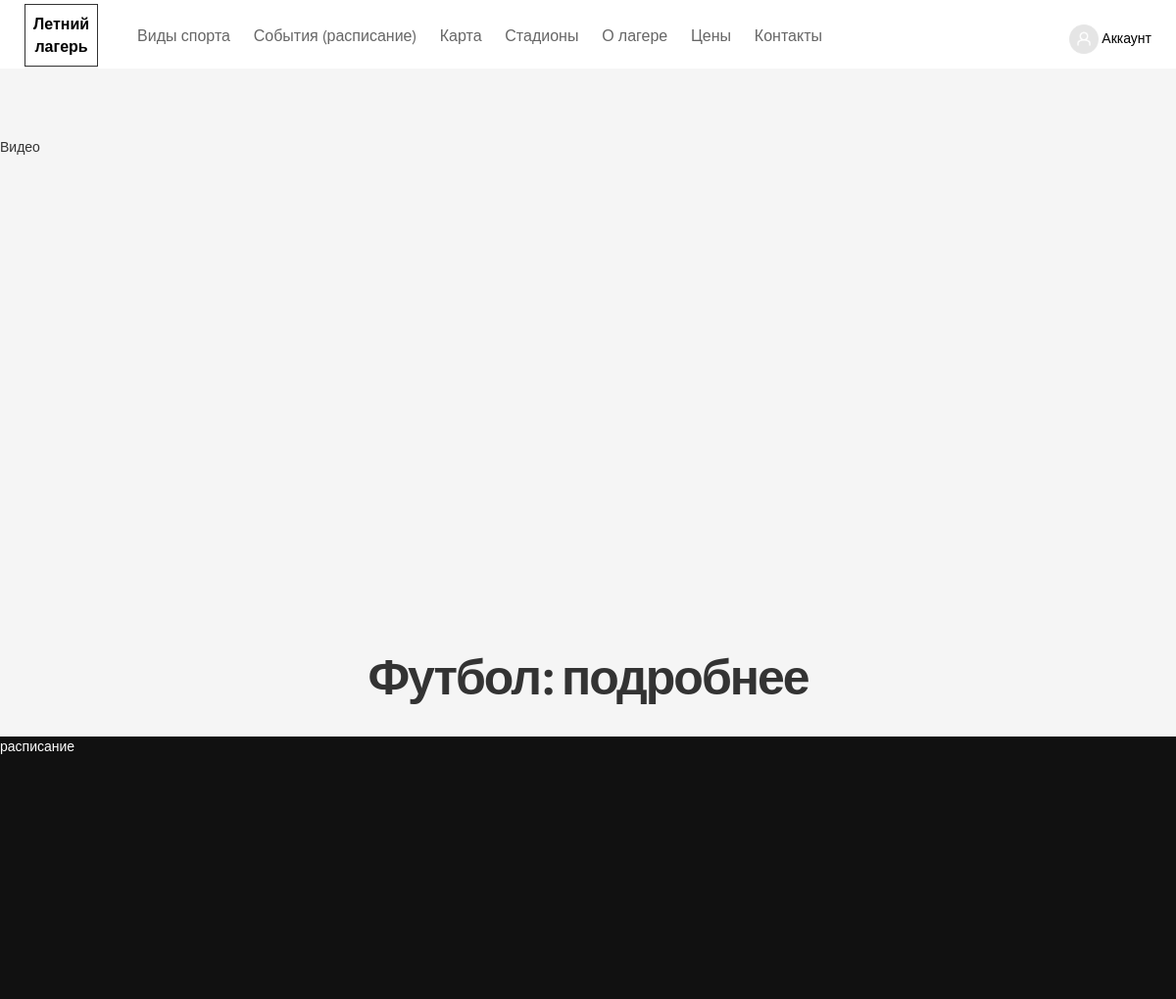
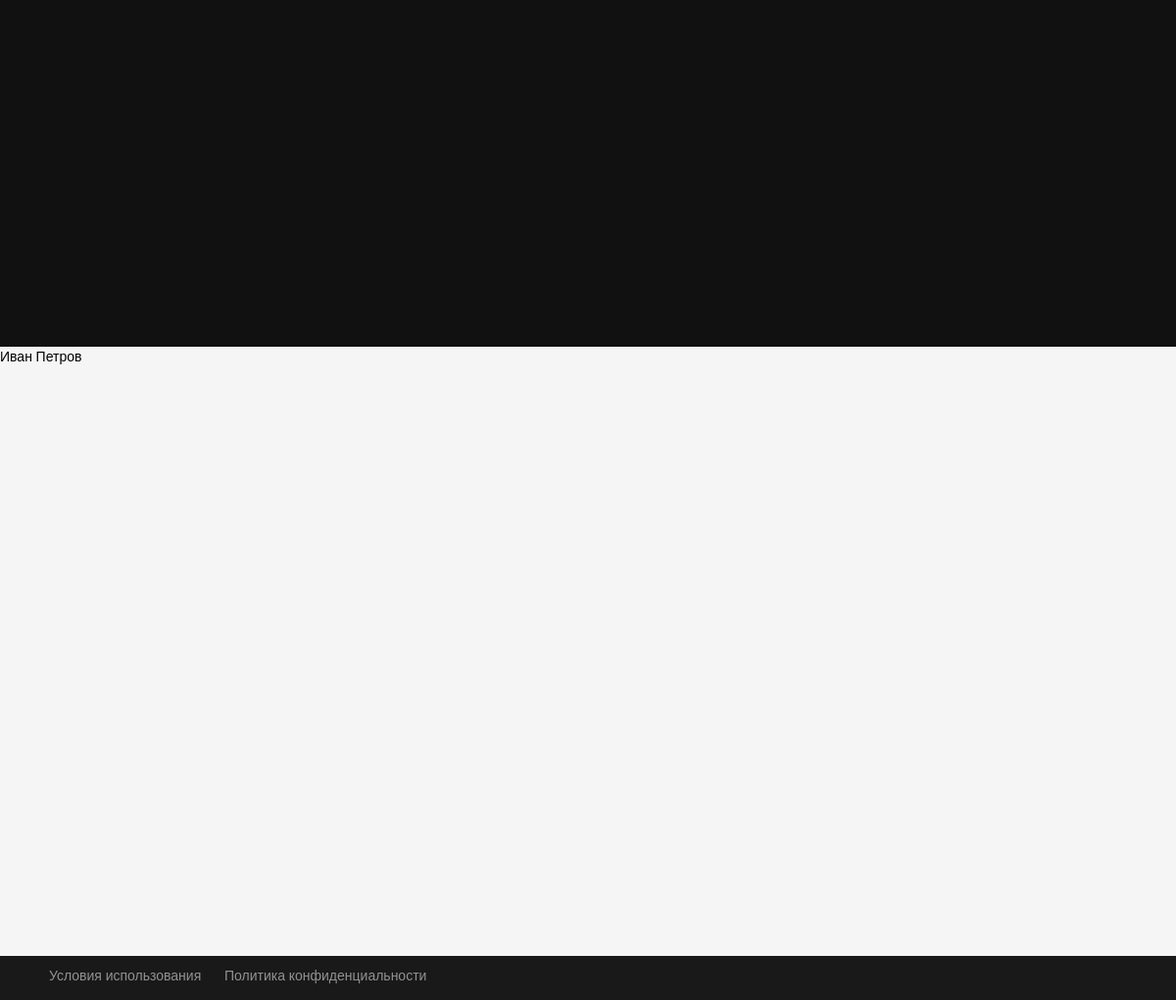
Screenshot of /more/1/ with the database file from the repository (2 pictures, top to bottom).
### main/models.py (models this page shows, shortened)
class More(models.Model):
    sport = models.ForeignKey(Sport, on_delete=models.SET_NULL, null=True)
    name = models.CharField(max_length=250)
    video = models.TextField(verbose_name='Видео', default='', blank=True)
    description = models.TextField(verbose_name='Расписание', default='', blank=True)
    sort = models.DecimalField(max_digits=5, decimal_places=0, blank=True, null=True)
    class Meta:
        verbose_name='Подробнее'
        verbose_name_plural='Подробнее'
        ordering=['id']

class Trainers(models.Model):
    sport = models.ForeignKey(Sport, on_delete=models.SET_NULL, null=True)
    more = models.ForeignKey(More, on_delete=models.SET_NULL, null=True)
    name = models.CharField(max_length=250)
    image = models.ImageField('Изображение', upload_to='main/images', default='', blank=True, null=True)
    sort = models.DecimalField(max_digits=5, decimal_places=0, blank=True, null=True)
    class Meta:
        verbose_name='Тренер'
        verbose_name_plural='Тренеры'
        ordering=['id']

### main/views.py (the view)
# urls.py: path('more/<str:more_id>/', views.more, name='more'),
def more(request, more_id):
    more_info = get_object_or_404(More, id=more_id)
    trainers = Trainers.objects.order_by('sort').all()
    return render(request, 'more.html', {'page_title': 'Подробнее', 'more': more_info, 'trainers': trainers})

### templates/more.html (shortened to what this page needs)
{% extends 'base.html' %}
{% block page %}
    <div class="detail-page">
        <div class="stadium-detail__top-img">
            {{ more.video }}
        </div>
        <div class="container">
            <div class="stadium-detail__title">
                {{ more.name }}
            </div>
        </div>
        <div class="sport-detail__section sport-detail__section--gray" >
           {{ more.description }}
        </div>
        <div class="sport-detail__section" >
            <div class="trainers-slider">
                {% for trainer in trainers %}
                    {% if trainer.more.id == more.id %}
                        <div class="trainer-slide" style="background-image: url({{ trainer.image.url }})">
                            <div>{{ trainer.name }}</div>
                        </div>
                    {% endif %}
                {% endfor %}
            </div>
        </div>
    </div>
{% endblock %}

### static/css/main.css (style rules this page uses)
* { box-sizing: border-box; outline: none !important; }
body { min-height: 100vh; position: relative; font-family: 'PT Sans', sans-serif; }
.detail-page { background: #F5F5F5; min-height: 100vh; padding-top: 140px; padding-bottom: 45px; }
.sport-detail__section { height: calc(100vh - 178px); background: #111; color: #FFF; }
.sport-detail__section:nth-child(even) { background: #F5F5F5; color: #000; }
.stadium-detail__top-img { min-height: 500px; }
.stadium-detail__title { font-size: 50px; letter-spacing: -2px; line-height: 42px; margin-bottom: 40px; font-weight: bold; text-align: center; padding-top: 30px; }

### rows the page displays
More: video "Видео", name "Футбол: подробнее", description "расписание"
Trainers: name "Иван Петров"
